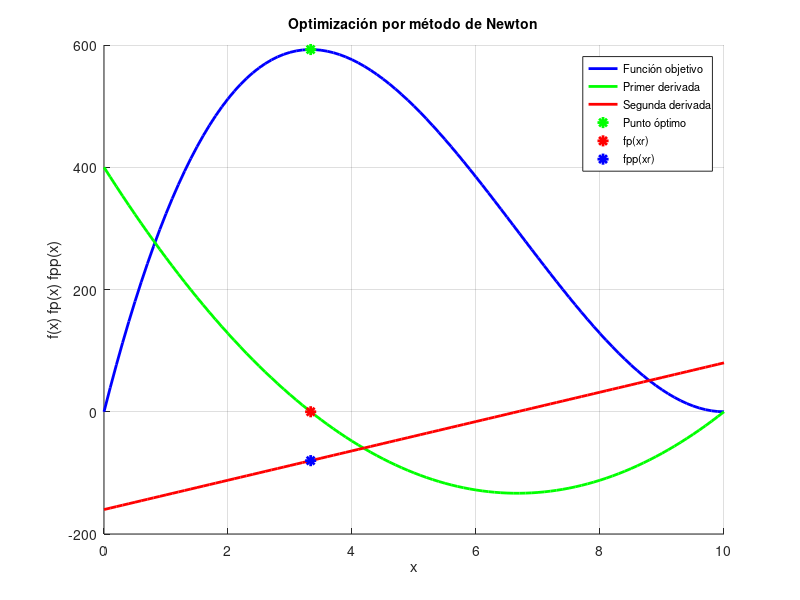

Reproduce this figure in MATLAB.
clear
close all
clc

f = @(x) 4*x.^3-80*x.^2+400*x; %funcion objetivo
fp = @(x) 12*x.^2-160*x+400; %primer derivada
fpp = @(x) 24*x-160; %segunda derivada

x=0:0.1:10; %espacio de busqueda
N=10;
xr=1.5; %valor inicial, que tambien es la x que iterará sobre la función

for i=1:N
    xr=xr-fp(xr)/fpp(xr);
end

if fpp(xr)>=0
    %disp([fpp(xr)]) %evaluación del valor máximo en la segunda derivada
    disp(["Mínimo en f''(x):" num2str(xr)])
else
    disp(["Máximo en f''(x):" num2str(xr)])
end

figure
cla
grid on
hold on
plot(x,f(x),'b-','LineWidth',2)
plot(x,fp(x),'g-','LineWidth',2)
plot(x,fpp(x),'r-','LineWidth',2)

plot(xr,f(xr),'g*','LineWidth',2,'MarkerSize',8)
plot(xr,fp(xr),'r*','LineWidth',2,'MarkerSize',8)
plot(xr,fpp(xr),'b*','LineWidth',2,'MarkerSize',8)

legend({'Función objetivo','Primer derivada','Segunda derivada','Punto óptimo','fp(xr)','fpp(xr)'},'FontSize',8)
title('Optimización por método de Newton','FontSize',10)
xlabel('x')
ylabel('f(x) fp(x) fpp(x)')





